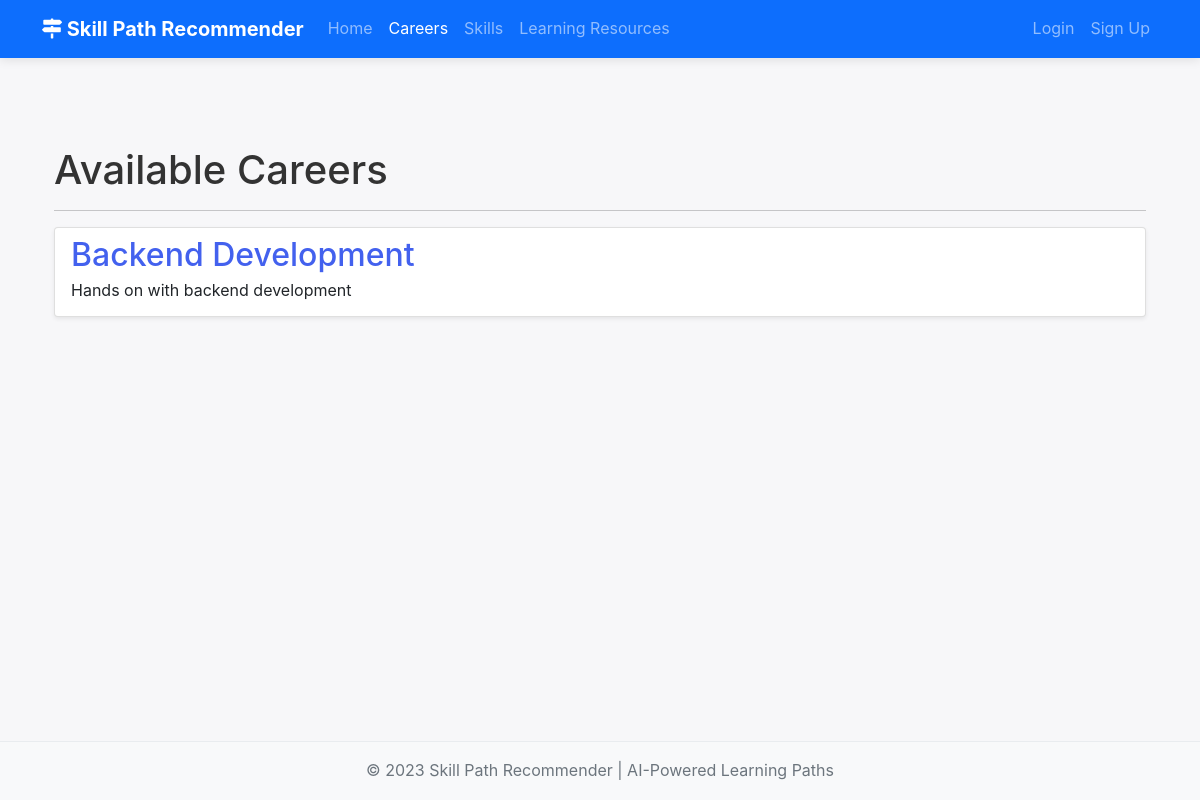
The app's page /careers/ with its own data.
### careers/models.py (models this page shows, shortened)
class Career(models.Model):
    name = models.CharField(max_length=100)
    slug = models.SlugField(max_length=120, unique=True)
    description = models.TextField()
    category = models.CharField(max_length=50, blank=True)
    average_salary = models.CharField(max_length=50, blank=True)
    job_outlook = models.TextField(blank=True)
    required_education = models.CharField(max_length=100, blank=True)
    created_at = models.DateTimeField(auto_now_add=True)
    updated_at = models.DateTimeField(auto_now=True)

### careers/views.py (the view)
# urls.py: path('', views.careers_list, name='careers_list'),
def careers_list(request):
    search_query = request.GET.get('search', '')
    category_filter = request.GET.get('category', '')
    careers = Career.objects.all()
    if search_query:
        careers = careers.filter(
            Q(name__icontains=search_query) |
            Q(description__icontains=search_query)
        )
    if category_filter:
        careers = careers.filter(category=category_filter)
    categories = Career.objects.values_list('category', flat=True).distinct()
    categories = [c for c in categories if c]  # Remove empty categories
    context = {
        'careers': careers,
        'search_query': search_query,
        'category_filter': category_filter,
        'categories': categories,
    }
    return render(request, 'careers/career_list.html', context)

### templates/careers/career_list.html (shortened to what this page needs)
{% extends 'base.html' %}
{% load static %}
{% block content %}
<div class="container mt-4">
    <h1>Available Careers</h1>
    <hr>
    {% if careers %}
        <div class="list-group">
            {% for career in careers %}
            <div class="list-group-item list-group-item-action flex-column align-items-start mb-3 shadow-sm">
                <div class="d-flex w-100 justify-content-between">
                    <h2 class="mb-1"><a href="{% url 'careers:career_detail' career.id %}">{{ career.name }}</a></h2>
                </div>
                <p class="mb-1">{{ career.description|truncatewords:30 }}</p>
            </div>
            {% empty %}
            <div class="alert alert-info" role="alert">
                <p class="mb-0">No careers available at the moment. Please check back later!</p>
            </div>
            {% endfor %}
        </div>
    {% else %}
        <div class="alert alert-info" role="alert">
            <p class="mb-0">No careers available at the moment. Please check back later!</p>
        </div>
    {% endif %}
</div>
{% endblock %}

### static/css/main.css (style rules this page uses)
:root { --primary: #4361ee; --primary-dark: #3347c2; --secondary: #7209b7; --success: #38b000; --info: #4cc9f0; --warning: #ffbe0b; --danger: #e63946; --light: #f8f9fa; --dark: #212529; --gray: #6c757d; --gray-light: #e9ecef; }
body { font-family: 'Inter', 'Segoe UI', Roboto, 'Helvetica Neue', sans-serif; line-height: 1.6; color: #333; background-color: #f7f7f9; min-height: 100vh; display: flex; flex-direction: column; }
a { color: var(--primary); text-decoration: none; }

### records on screen
Career: name "Backend Development", description "Hands on with backend development"
